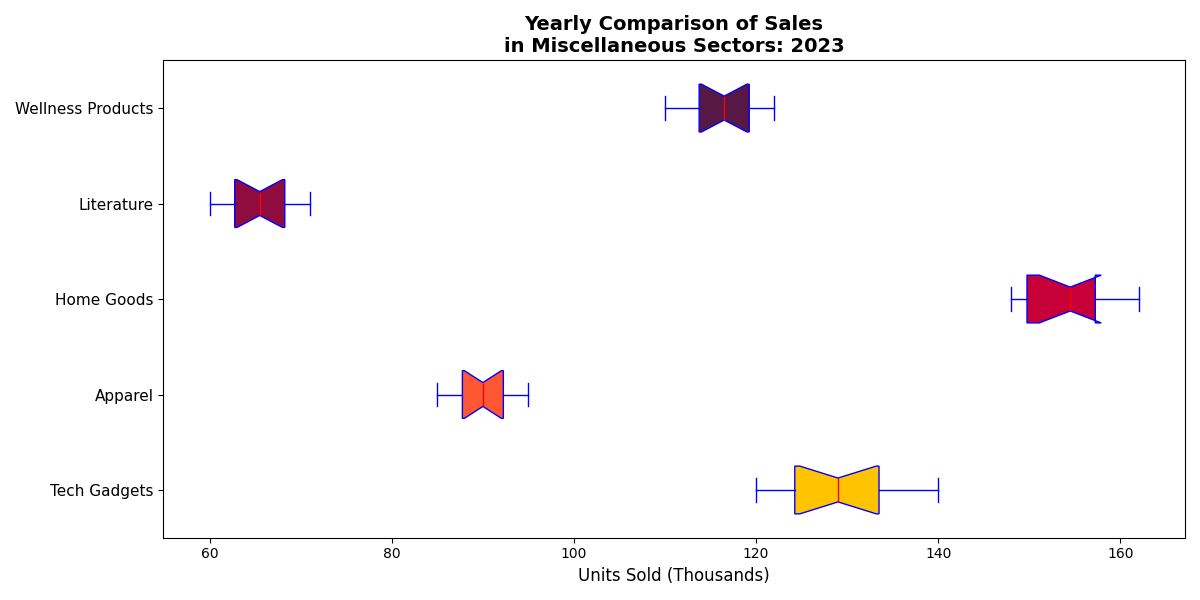

Here is the Python script that generated this plot:
import matplotlib.pyplot as plt

categories = ["Tech Gadgets", "Apparel", "Home Goods", "Literature", "Wellness Products"]

electronics_sales = [127, 120, 138, 122, 133, 135, 128, 132, 125, 130, 121, 140]
fashion_sales = [91, 87, 95, 88, 89, 90, 92, 94, 85, 86, 93, 90]
home_kitchen_sales = [154, 150, 162, 157, 148, 155, 148, 149, 155, 161, 158, 151]
books_sales = [67, 63, 62, 66, 70, 68, 64, 60, 69, 71, 61, 65]
health_beauty_sales = [119, 110, 115, 117, 112, 118, 122, 120, 114, 116, 113, 121]

data = [
    electronics_sales,
    fashion_sales,
    home_kitchen_sales,
    books_sales,
    health_beauty_sales
]

fig, ax = plt.subplots(figsize=(12, 6))

box = ax.boxplot(data, notch=True, patch_artist=True, vert=False,
                 boxprops=dict(facecolor="lightblue", color="blue"),
                 capprops=dict(color="blue"),
                 whiskerprops=dict(color="blue"),
                 flierprops=dict(markerfacecolor='red', marker='o', markersize=8, linestyle='none'),
                 medianprops=dict(color="red"))

new_colors = ['#FFC300', '#FF5733', '#C70039', '#900C3F', '#581845']
for patch, color in zip(box['boxes'], new_colors):
    patch.set_facecolor(color)

ax.set_title("Yearly Comparison of Sales\nin Miscellaneous Sectors: 2023", fontsize=14, fontweight='bold')
ax.set_xlabel('Units Sold (Thousands)', fontsize=12)
ax.set_yticks(range(1, len(categories) + 1))
ax.set_yticklabels(categories, fontsize=11)

plt.tight_layout()
plt.show()
